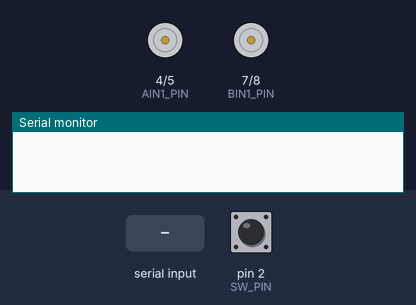
The sketch below on a simulated Arduino Uno, built with avr-gcc and run on an emulated ATmega328P. Shown: motor-driver pin pairs drawn as motors (green arrow = first pin HIGH = forward, orange = second pin HIGH = backward, longer = more drive, scaled by the enable pin), the last lines printed to the serial monitor. The inputs (shaded band) are chosen by the test bench; at power-on: pin 2 (SW_PIN) LOW.

Above: at 1.2 s.
1.3 s: pin 2 (SW_PIN) pulled HIGH for 0.15 s
At 1.4 s:
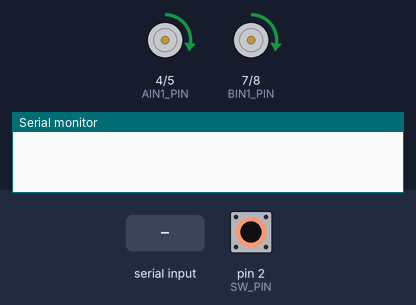
3.0 s: "90,45\n" received over Serial
5.5 s: pin 2 (SW_PIN) pulled HIGH for 1 s
At 6.3 s:
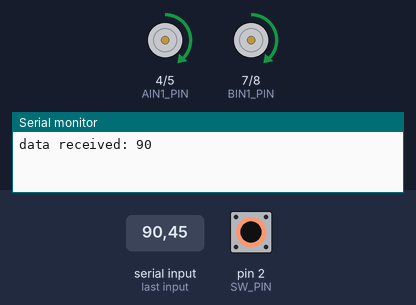
8.0 s: pin 2 (SW_PIN) pulled HIGH for 3.2 s
At 12.1 s:
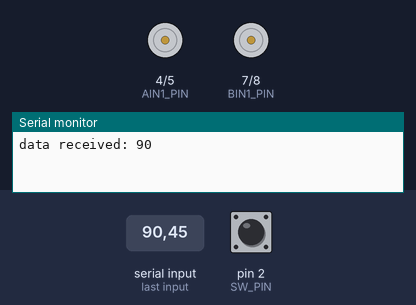
Timing chart, 0 to 13.6 s (numbered marks = the images above; inputs shaded):
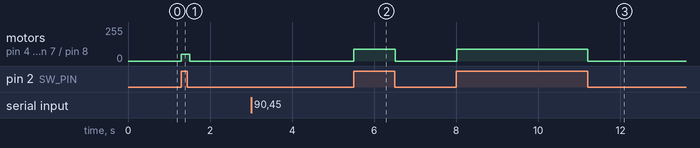

The sketch:

01_motor.ino
```cpp
// Motor driver
#define AIN1_PIN 4
#define AIN2_PIN 5
#define PWMA_PIN 6
#define BIN1_PIN 7
#define BIN2_PIN 8
#define PWMB_PIN 9

// Control parameters
#define SW_PIN 2

int Ref = 50;

void setup() {
  // put your setup code here, to run once:
  Serial.begin(9600);

  // Motor driver pins setting
  pinMode(AIN1_PIN, OUTPUT);
  pinMode(AIN2_PIN, OUTPUT);
  pinMode(PWMA_PIN, OUTPUT);

  pinMode(BIN1_PIN, OUTPUT);
  pinMode(BIN2_PIN, OUTPUT);
  pinMode(PWMB_PIN, OUTPUT);

  analogWrite(PWMA_PIN, 0);
  analogWrite(PWMB_PIN, 0);

  // Switch pin setting
  pinMode(SW_PIN, INPUT);
}

void loop() {
  if (Serial.available() > 0) {
    Ref = Serial.readString().toInt();
    Serial.println("data received: " + String(Ref));
  }

  if(digitalRead(SW_PIN) == HIGH){
    digitalWrite(AIN1_PIN, HIGH);
    digitalWrite(AIN2_PIN, LOW);
    digitalWrite(BIN1_PIN, HIGH);
    digitalWrite(BIN2_PIN, LOW);
    analogWrite(PWMA_PIN, Ref);
    analogWrite(PWMB_PIN, Ref);

    delay(100);
  }
  else{
    digitalWrite(AIN1_PIN, LOW);
    digitalWrite(AIN2_PIN, LOW);
    digitalWrite(BIN1_PIN, LOW);
    digitalWrite(BIN2_PIN, LOW);
    analogWrite(PWMA_PIN, 0);
    analogWrite(PWMB_PIN, 0);

    delay(100);
  }

}
```

Measured:
- after the input at 1.3 s, motor on pin 4 (AIN1_PIN) / pin 5 (AIN2_PIN), motor on pin 7 (BIN1_PIN) / pin 8 (BIN2_PIN): stopped → forward 50/255 at once, → stopped 0.20 s later
- after the input at 5.5 s, motor on pin 4 (AIN1_PIN) / pin 5 (AIN2_PIN), motor on pin 7 (BIN1_PIN) / pin 8 (BIN2_PIN): stopped → forward 90/255 at once, → stopped 1.0 s later
- after the input at 8.0 s, motor on pin 4 (AIN1_PIN) / pin 5 (AIN2_PIN), motor on pin 7 (BIN1_PIN) / pin 8 (BIN2_PIN): stopped → forward 90/255 at once, → stopped 3.2 s later
